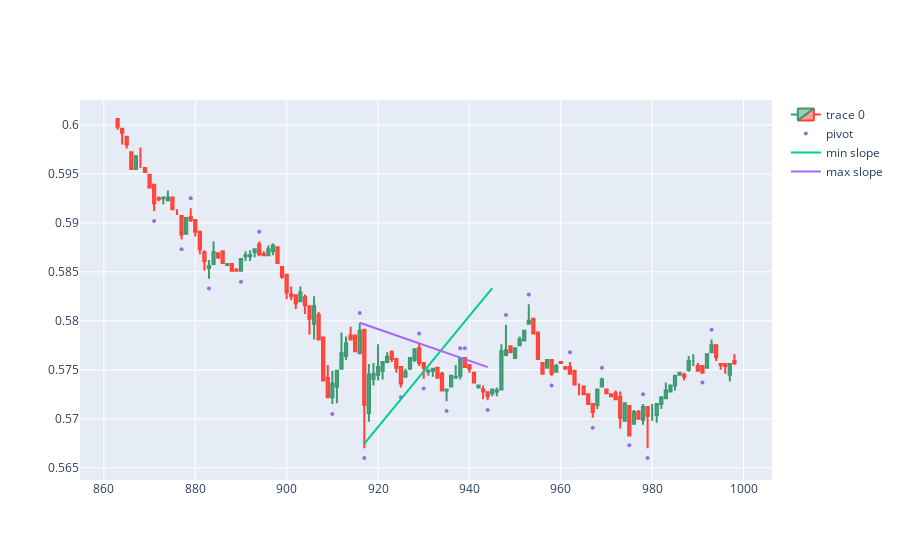

Notebook code for this chart:
### Code cell
md.dibuja_patrones_triangulos (data,933)

### Figure 1 — Plotly figure (JSON) as saved in the notebook; plotly's stock layout.template omitted (floating-point values rounded to 4 significant figures; data arrays with more than 128 entries replaced by an {"elided": "..."} marker saying what was removed)
{"data": [{"close": {"elided": "136 float values"}, "high": {"elided": "136 float values"}, "low": {"elided": "136 float values"}, "open": {"elided": "136 float values"}, "type": "candlestick", "x": {"elided": "136 int values"}}, {"marker": {"color": "MediumPurple", "size": 4}, "mode": "markers", "name": "pivot", "type": "scatter", "x": {"elided": "136 int values"}, "y": {"elided": "136 float values"}}, {"mode": "lines", "name": "min slope", "type": "scatter", "x": [917, 925, 930, 945], "y": [0.5675, 0.572, 0.5748, 0.5833]}, {"mode": "lines", "name": "max slope", "type": "scatter", "x": [916, 929, 944], "y": [0.5798, 0.5777, 0.5753]}], "layout": {"xaxis": {"rangeslider": {"visible": false}}}}
